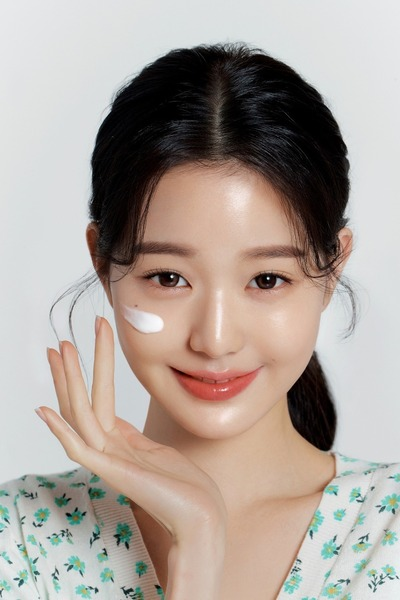
#> input picture img/wonyoung.jpg, 400 x 600 px, found by its file name
$ python bitwise_masking.py
#> lines starting #> are read from the running program, lines starting #| are printed output that depends on the picture; after the words box and inside, x2 and y2 are one past the last pixel; in counts of white or black regions, pixels touching at a corner belong together
import numpy as np, cv2
import matplotlib.pylab as plt

#--① 이미지 읽기
img = cv2.imread('./img/wonyoung.jpg')
#> img is the input picture: shape (600, 400, 3); mean B, G, R 154.7, 162.2, 173

#--② 마스크 만들기
mask = np.zeros_like(img)
cv2.circle(mask, (220,270), 150, (255,255,255), -1)
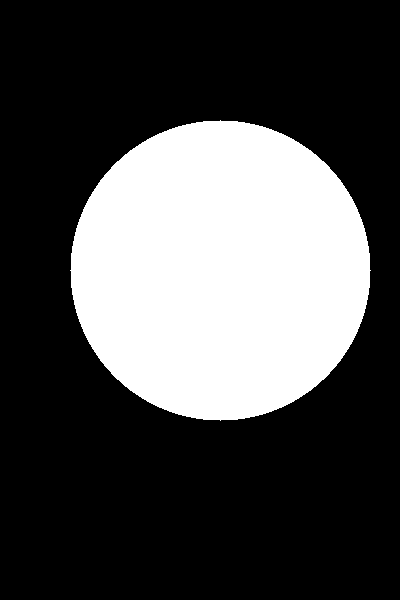
#> mask: shape (600, 400, 3); 29.5% white; 1 white region, box (x1, y1, x2, y2) and area: (70, 120, 371, 421) 70681
#cv2.circle(대상이미지, (원점x, 원점y), 반지름, (색상), 채우기)

#--③ 마스킹
masked = cv2.bitwise_and(img, mask)
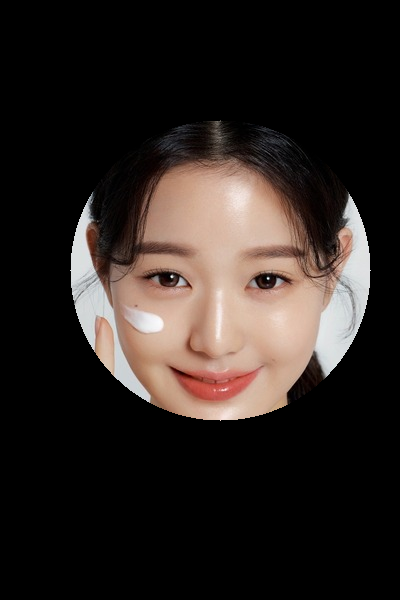
#> masked: shape (600, 400, 3); mean B, G, R 33.6, 37.2, 44.8

#--④ 결과 출력
cv2.imshow('original', img)
cv2.imshow('mask', mask)
cv2.imshow('masked', masked)
cv2.waitKey()
cv2.destroyAllWindows()
